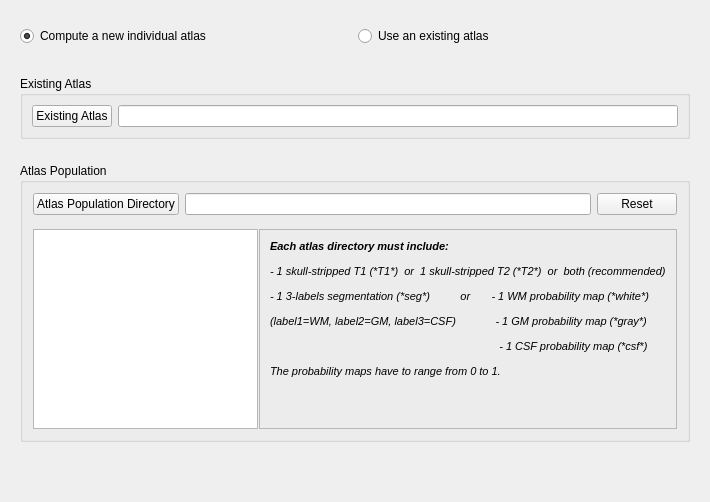
      <widget class="QWidget" name="tab_4">
       <attribute name="title">
        <string>Atlas</string>
       </attribute>
       <layout class="QVBoxLayout" name="verticalLayout_4">
        <item>
         <widget class="QWidget" name="widget_47" native="true"/>
        </item>
        <item>
         <widget class="QWidget" name="widget_3" native="true">
          <layout class="QHBoxLayout" name="horizontalLayout">
           <item>
            <widget class="QRadioButton" name="newAtlas_radioButton">
             <property name="text">
              <string>Compute a new individual atlas</string>
             </property>
             <property name="checked">
              <bool>true</bool>
             </property>
            </widget>
           </item>
           <item>
            <widget class="QRadioButton" name="existingAtlas_radioButton">
             <property name="text">
              <string>Use an existing atlas</string>
             </property>
            </widget>
           </item>
          </layout>
         </widget>
        </item>
        <item>
         <widget class="QWidget" name="widget_37" native="true"/>
        </item>
        <item>
         <widget class="QWidget" name="existingAtlas_widget" native="true">
          <layout class="QHBoxLayout" name="horizontalLayout_2">
           <item>
            <widget class="QGroupBox" name="existingAtlas_groupBox">
             <property name="title">
              <string>Existing Atlas</string>
             </property>
             <layout class="QGridLayout" name="gridLayout_41">
              <item row="0" column="0">
               <widget class="QPushButton" name="existingAtlas_button">
                <property name="text">
                 <string>Existing Atlas</string>
                </property>
               </widget>
              </item>
              <item row="0" column="2">
               <widget class="QLineEdit" name="existingAtlas_lineEdit"/>
              </item>
             </layout>
            </widget>
           </item>
          </layout>
         </widget>
        </item>
        <item>
         <widget class="QWidget" name="newAtlas_widget" native="true">
          <layout class="QVBoxLayout" name="verticalLayout_17">
           <item>
            <widget class="QGroupBox" name="atlasPopulation_groupBox">
             <property name="title">
              <string>Atlas Population</string>
             </property>
             <layout class="QVBoxLayout" name="verticalLayout">
              <item>
               <widget class="QWidget" name="widget_6" native="true">
                <layout class="QHBoxLayout" name="horizontalLayout_4">
                 <property name="margin">
                  <number>1</number>
                 </property>
                 <item>
                  <widget class="QPushButton" name="atlasPopulationDirectory_button">
                   <property name="text">
                    <string>Atlas Population Directory</string>
                   </property>
                  </widget>
                 </item>
                 <item>
                  <widget class="QLineEdit" name="atlasPopulationDirectory_lineEdit"/>
                 </item>
                 <item>
                  <widget class="QPushButton" name="resetAtlasPopulationDirectory_button">
                   <property name="text">
                    <string>Reset</string>
                   </property>
                  </widget>
                 </item>
                </layout>
               </widget>
              </item>
              <item>
               <widget class="QWidget" name="widget_46" native="true"/>
              </item>
              <item>
               <widget class="QWidget" name="widget_5" native="true">
                <property name="minimumSize">
                 <size>
                  <width>0</width>
                  <height>0</height>
                 </size>
                </property>
                <layout class="QGridLayout" name="gridLayout_3">
                 <property name="horizontalSpacing">
                  <number>1</number>
                 </property>
                 <property name="margin">
                  <number>1</number>
                 </property>
                 <item row="0" column="1">
                  <widget class="QListWidget" name="atlasPopulation_listWidget">
                   <property name="minimumSize">
                    <size>
                     <width>0</width>
                     <height>180</height>
                    </size>
                   </property>
                   <property name="maximumSize">
                    <size>
                     <width>225</width>
                     <height>16777215</height>
                    </size>
                   </property>
                  </widget>
                 </item>
                 <item row="0" column="3">
                  <widget class="QFrame" name="frame">
                   <property name="frameShape">
                    <enum>QFrame::StyledPanel</enum>
                   </property>
                   <property name="frameShadow">
                    <enum>QFrame::Raised</enum>
                   </property>
                   <layout class="QHBoxLayout" name="horizontalLayout_21">
                    <property name="margin">
                     <number>1</number>
                    </property>
                    <item>
                     <widget class="QWidget" name="widget_4" native="true">
                      <layout class="QGridLayout" name="gridLayout_15">
                       <property name="margin">
                        <number>9</number>
                       </property>
                       <item row="0" column="0">
                        <widget class="QLabel" name="label">
                         <property name="text">
                          <string>&lt;!DOCTYPE HTML PUBLIC &quot;-//W3C//DTD HTML 4.0//EN&quot; &quot;http://www.w3.org/TR/REC-html40/strict.dtd&quot;&gt;
&lt;html&gt;&lt;head&gt;&lt;meta name=&quot;qrichtext&quot; content=&quot;1&quot; /&gt;&lt;style type=&quot;text/css&quot;&gt;
p, li { white-space: pre-wrap; }
&lt;/style&gt;&lt;/head&gt;&lt;body style=&quot; font-family:'Sans Serif'; font-size:9pt; font-weight:400; font-style:normal;&quot;&gt;
&lt;p style=&quot; margin-top:12px; margin-bottom:12px; margin-left:0px; margin-right:0px; -qt-block-indent:0; text-indent:0px;&quot;&gt;&lt;span style=&quot; font-size:8pt; font-weight:600; font-style:italic;&quot;&gt;Each atlas directory must include: &lt;/span&gt;&lt;/p&gt;
&lt;p style=&quot; margin-top:12px; margin-bottom:12px; margin-left:0px; margin-right:0px; -qt-block-indent:0; text-indent:0px;&quot;&gt;&lt;span style=&quot; font-size:8pt; font-style:italic;&quot;&gt;- 1 skull-stripped T1 (*T1*)  or  1 skull-stripped T2 (*T2*)  or  both (recommended)&lt;/span&gt;&lt;/p&gt;
&lt;p style=&quot; margin-top:12px; margin-bottom:12px; margin-left:0px; margin-right:0px; -qt-block-indent:0; text-indent:0px;&quot;&gt;&lt;span style=&quot; font-size:8pt; font-style:italic;&quot;&gt;- 1 3-labels segmentation (*seg*)          or       - 1 WM probability map (*white*)&lt;/span&gt;&lt;/p&gt;
&lt;p style=&quot; margin-top:12px; margin-bottom:12px; margin-left:0px; margin-right:0px; -qt-block-indent:0; text-indent:0px;&quot;&gt;&lt;span style=&quot; font-size:8pt; font-style:italic;&quot;&gt;(label1=WM, label2=GM, label3=CSF)             - 1 GM probability map (*gray*)&lt;/span&gt;&lt;/p&gt;
&lt;p style=&quot; margin-top:12px; margin-bottom:12px; margin-left:0px; margin-right:0px; -qt-block-indent:0; text-indent:0px;&quot;&gt;&lt;span style=&quot; font-size:8pt; font-style:italic;&quot;&gt;	                                                 - 1 CSF probability map (*csf*) &lt;/span&gt;&lt;/p&gt;
&lt;p style=&quot; margin-top:12px; margin-bottom:12px; margin-left:0px; margin-right:0px; -qt-block-indent:0; text-indent:0px;&quot;&gt;&lt;span style=&quot; font-size:8pt; font-style:italic;&quot;&gt;The probability maps have to range from 0 to 1.  &lt;/span&gt;&lt;/p&gt;&lt;/body&gt;&lt;/html&gt;</string>
                         </property>
                        </widget>
                       </item>
                       <item row="1" column="0">
                        <spacer name="verticalSpacer_4">
                         <property name="orientation">
                          <enum>Qt::Vertical</enum>
                         </property>
                         <property name="sizeHint" stdset="0">
                          <size>
                           <width>20</width>
                           <height>40</height>
                          </size>
                         </property>
                        </spacer>
                       </item>
                      </layout>
                     </widget>
                    </item>
                   </layout>
                  </widget>
                 </item>
                </layout>
               </widget>
              </item>
             </layout>
            </widget>
           </item>
          </layout>
         </widget>
        </item>
        <item>
         <spacer name="verticalSpacer_6">
          <property name="orientation">
           <enum>Qt::Vertical</enum>
          </property>
          <property name="sizeHint" stdset="0">
           <size>
            <width>20</width>
            <height>40</height>
           </size>
          </property>
         </spacer>
        </item>
       </layout>
      </widget>
